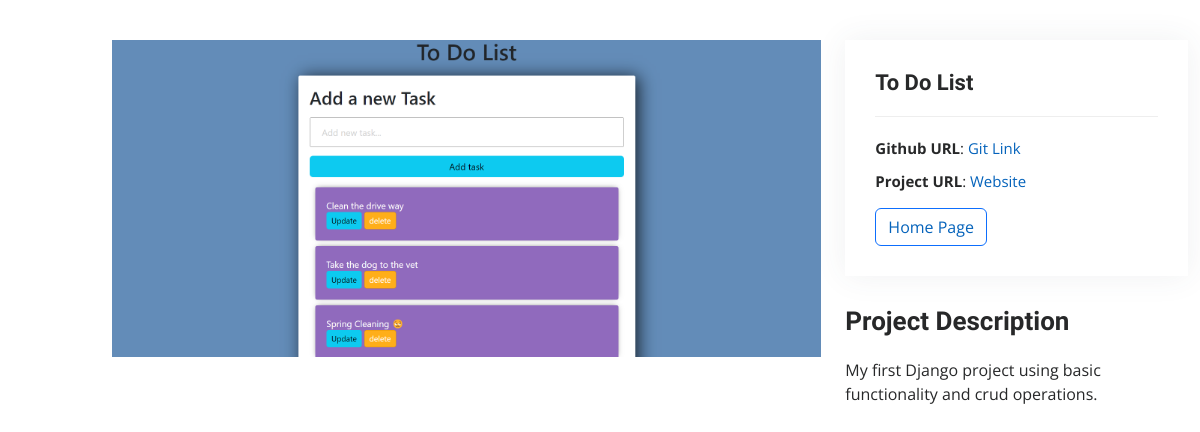
Page /detail/1/ on the earlier database version.
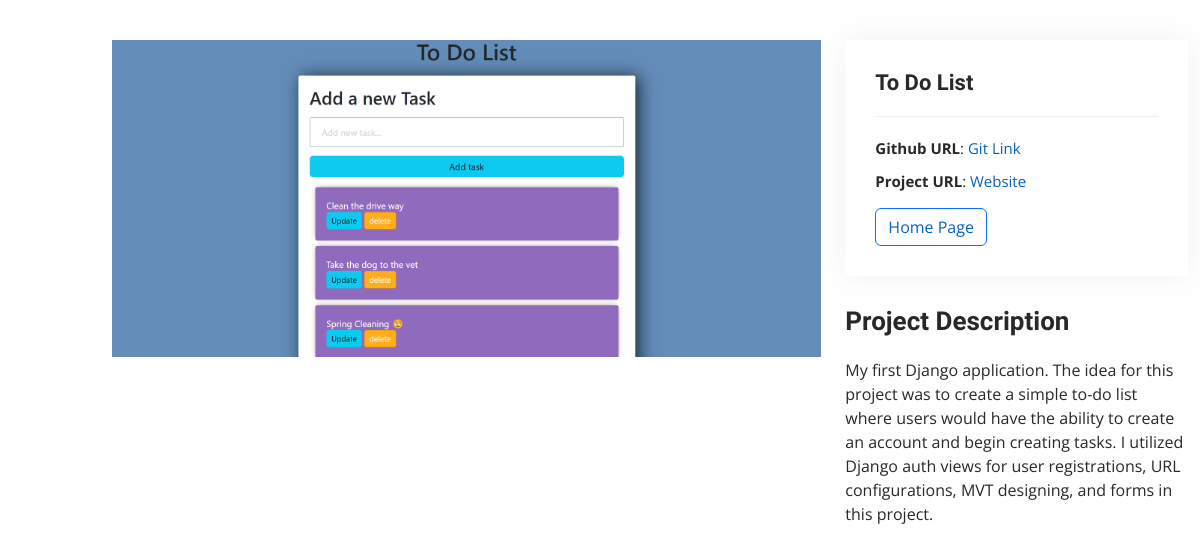
Same page on the later database version.
### resume/models.py (models this page shows, shortened)
class Project(models.Model):
    title = models.CharField(max_length = 200)
    project_img = models.ImageField(upload_to = 'project/')
    description = models.TextField(blank=False, null=False)
    git_url = models.URLField()
    project_url = models.URLField(blank=True, null=True)

### resume/views.py (the view)
# urls.py: path('detail/<int:pk>/', views.detail, name='detail'),
def detail(request, pk):
    project = Project.objects.get(pk=pk)
    context = {
        'project':project
    }
    return render(request,'resume/detail.html',context)

### resume/templates/resume/detail.html (shortened to what this page needs)
{% load static %}
<!DOCTYPE html>
<html lang="en">
<head>
  <link href="{% static 'vendor/aos/aos.css' %}" rel="stylesheet">
  <link href="{% static 'vendor/bootstrap/css/bootstrap.min.css' %}" rel="stylesheet">
  <link href="{% static 'vendor/bootstrap-icons/bootstrap-icons.css' %}" rel="stylesheet">
  <link href="{% static 'vendor/boxicons/css/boxicons.min.css' %}" rel="stylesheet">
  <link href="{% static 'vendor/glightbox/css/glightbox.min.css' %}" rel="stylesheet">
  <link href="{% static 'vendor/swiper/swiper-bundle.min.css' %}" rel="stylesheet">
  <link href="{% static 'css/style.css' %}"  rel="stylesheet">
</head>
<body>
  <main id="main">
    <section id="portfolio-details" class="portfolio-details">
      <div class="container">
        <div class="row gy-4">
          <div class="col-lg-8">
            <div class="portfolio-details-slider swiper">
              <div class="swiper-wrapper align-items-center">
                <div>
                  <img src="{{project.project_img.url}}" alt="">
                </div>
              </div>
            </div>
          </div>
            <div class="col-lg-4">
                <div class="portfolio-info">
                    <h3>{{project.title}}</h3>
                    <ul>
                        <li><strong>Github URL</strong>: <a href="{{project.git_url}}">Git Link</a></li>
                        <li><strong>Project URL</strong>: <a href="{{project.project_url}}">Website</a></li>
                    </ul>
                    <button class="btn btn-outline-primary"><a href="{% url 'index' %}">Home Page</a></button>
                </div>
                <div class="portfolio-description">
                    <h2>Project Description</h2>
                    <p>
                       {{project.description}}
                    </p>
                </div>
            </div>
        </div>
      </div>
    </section>
  </main>
</body>
</html>

### resume/static/css/style.css (style rules this page uses)
body { font-family: "Open Sans", sans-serif; color: #272829; }
a { color: #0563bb; text-decoration: none; }
h1, h2, h3, h4, h5, h6 { font-family: "Raleway", sans-serif; }
@media (min-width: 991px) { #main { margin-left: 100px; } }
section { padding: 60px 0; overflow: hidden; }
.portfolio-details { padding-top: 40px; }
.portfolio-details .portfolio-details-slider img { width: 100%; }
.portfolio-details .portfolio-info { padding: 30px; box-shadow: 0px 0 30px rgba(69, 80, 91, 0.08); }
.portfolio-details .portfolio-info h3 { font-size: 22px; font-weight: 700; margin-bottom: 20px; padding-bottom: 20px; border-bottom: 1px solid #eee; }
.portfolio-details .portfolio-info ul { list-style: none; padding: 0; font-size: 15px; }
.portfolio-details .portfolio-info ul li+li { margin-top: 10px; }
.portfolio-details .portfolio-description { padding-top: 30px; }
.portfolio-details .portfolio-description h2 { font-size: 26px; font-weight: 700; margin-bottom: 20px; }
.portfolio-details .portfolio-description p { padding: 0; }

Differences in the rows shown:
changed Project "To Do List": description "My first Django project using basic functionality and crud operations." → "My first Django application. The idea for this project was to create a simple to-do list where users would have the ability to create an account and begin creating tasks. I utilized Django auth views for user registrations, URL configurations, MVT designing, and forms in this project."
